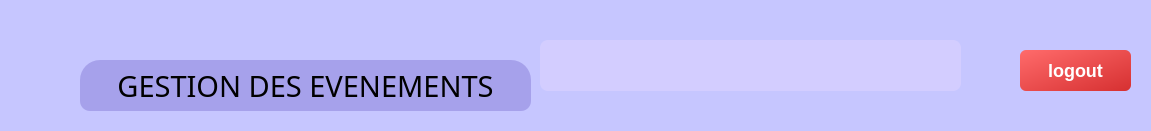
   <widget class="QFrame" name="frame_2">
    <property name="geometry">
     <rect>
      <x>220</x>
      <y>10</y>
      <width>1151</width>
      <height>131</height>
     </rect>
    </property>
    <property name="styleSheet">
     <string notr="true">background-color: rgb(198, 198, 255);
border-radius: 20px;</string>
    </property>
    <property name="frameShape">
     <enum>QFrame::Shape::StyledPanel</enum>
    </property>
    <property name="frameShadow">
     <enum>QFrame::Shadow::Raised</enum>
    </property>
    <widget class="QLabel" name="Sp_Label_Titre">
     <property name="geometry">
      <rect>
       <x>80</x>
       <y>60</y>
       <width>451</width>
       <height>51</height>
      </rect>
     </property>
     <property name="font">
      <font>
       <family>Trebuchet MS</family>
       <pointsize>22</pointsize>
      </font>
     </property>
     <property name="styleSheet">
      <string notr="true">background-color: rgba(35,10,152,50);
border-bottom-left-radius: 10px;
border-bottom-right-radius: 10px;</string>
     </property>
     <property name="text">
      <string>GESTION DES EVENEMENTS</string>
     </property>
     <property name="alignment">
      <set>Qt::AlignmentFlag::AlignCenter</set>
     </property>
    </widget>
    <widget class="QLabel" name="label_8">
     <property name="geometry">
      <rect>
       <x>960</x>
       <y>50</y>
       <width>41</width>
       <height>41</height>
      </rect>
     </property>
     <property name="styleSheet">
      <string notr="true">image :url(:/imgs/userr.jpg)</string>
     </property>
     <property name="text">
      <string/>
     </property>
    </widget>
    <widget class="QPushButton" name="button_logout">
     <property name="geometry">
      <rect>
       <x>1020</x>
       <y>50</y>
       <width>111</width>
       <height>41</height>
      </rect>
     </property>
     <property name="styleSheet">
      <string notr="true">QPushButton {
    background: qlineargradient(x1:0, y1:0, x2:1, y2:1, stop:0 #ff6b6b, stop:1 #d63031);
    color: white;
    font-size: 18px;
    font-weight: bold;
    padding: 10px 20px;
    border-radius: 6px;
    border: none;
}

QPushButton:hover {
    background: qlineargradient(x1:0, y1:0, x2:1, y2:1, stop:0 #ff5252, stop:1 #b71c1c);
}

QPushButton:pressed {
    background: #b71c1c;
}
</string>
     </property>
     <property name="text">
      <string>logout</string>
     </property>
    </widget>
    <widget class="QLabel" name="label_authUser">
     <property name="geometry">
      <rect>
       <x>540</x>
       <y>40</y>
       <width>421</width>
       <height>51</height>
      </rect>
     </property>
     <property name="styleSheet">
      <string notr="true">QLabel {
    color: white; /* Text color */
    background-color: rgb(211, 205, 255); /* Blue background */
    font-size: 20px; /* Text size */
    font-weight: bold; /* Bold text */
    padding: 10px; /* Space inside the label */
    border-radius: 8px; /* Rounded corners */
    text-align: center; /* Centers text */
}
</string>
     </property>
     <property name="text">
      <string/>
     </property>
    </widget>
   </widget>
